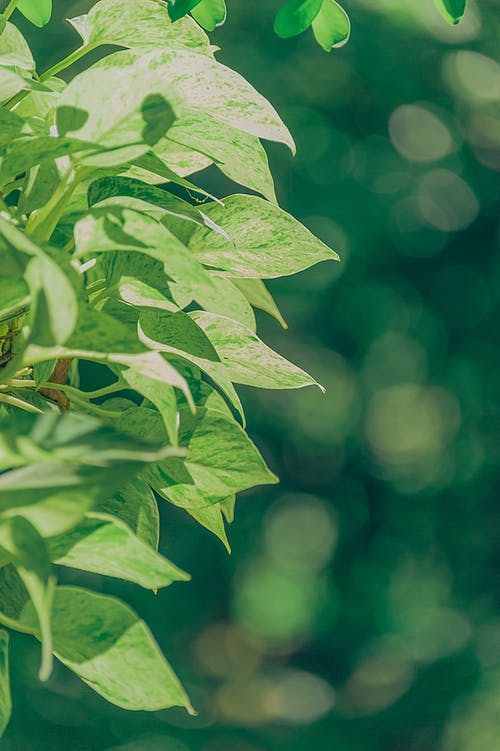
#> input picture 公众号代码1/滤镜/滤镜/test.jpeg, 500 x 751 px
$ python 1.py
#> lines starting #> are read from the running program, lines starting #| are printed output that depends on the picture
#参考来源：https://blog.csdn.net/matrix_space/article/details/72329722?depth
#_1-utm_source=distribute.pc_relevant.none-task&utm_source=distribute.pc_relevant.none-task
import numpy as np
from skimage import img_as_float
import matplotlib.pyplot as plt
from skimage import io
import numpy.matlib
import math

file_name2='test.jpeg'
img=io.imread(file_name2)
#> img is the input picture: shape (751, 500, 3); mean R, G, B 71.5, 121, 74.6

img = img_as_float(img)

row, col, channel = img.shape
#> row = 751; col = 500; channel = 3
img_out = img * 1.0
alpha = 70.0
beta = 30.0
degree = 20.0

center_x = (col-1)/2.0
#> center_x = 249.5
center_y = (row-1)/2.0
#> center_y = 375

xx = np.arange(col)
#> xx = 500 values from 0 to 499
yy = np.arange(row)
#> yy = 751 values from 0 to 750

x_mask = numpy.matlib.repmat (xx, row, 1)
y_mask = numpy.matlib.repmat (yy, col, 1)
y_mask = np.transpose(y_mask)

xx_dif = x_mask - center_x
yy_dif = center_y - y_mask

x = degree * np.sin(2 * math.pi * yy_dif / alpha) + xx_dif
y = degree * np.cos(2 * math.pi * xx_dif / beta) + yy_dif

x_new = x + center_x
y_new = center_y - y

int_x = np.floor (x_new)
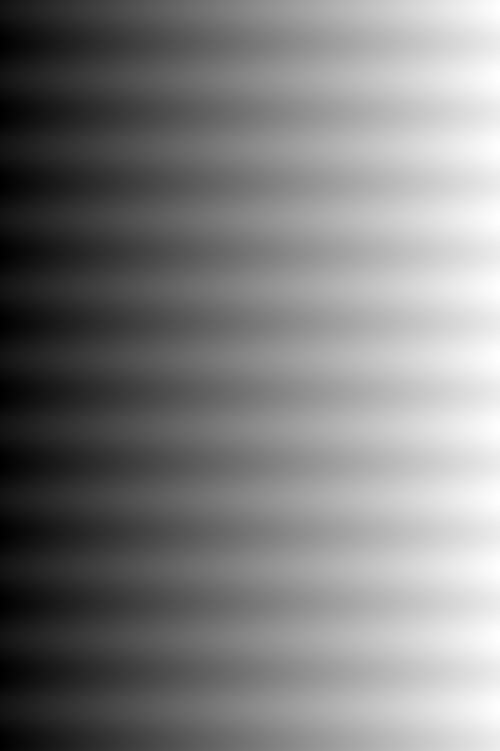
#> x_new: shape (751, 500) float64; min -19.98, max 519, mean 249.5; drawn with min black and max white
int_x = int_x.astype(int)
int_y = np.floor (y_new)
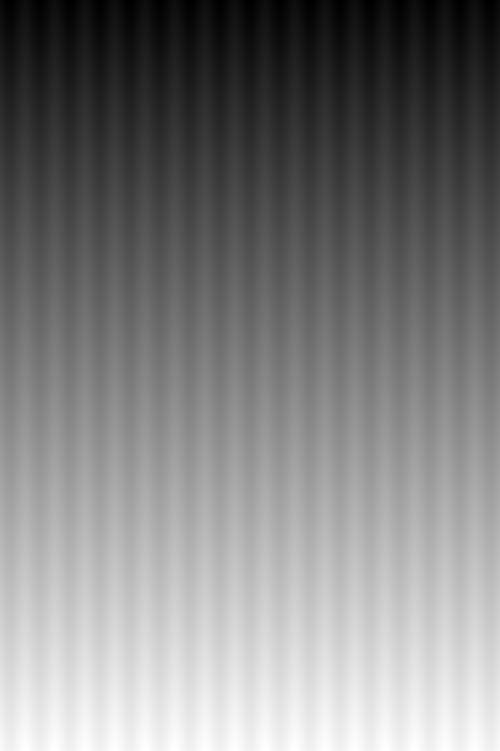
#> y_new: shape (751, 500) float64; min -19.89, max 769.9, mean 374.7; drawn with min black and max white
int_y = int_y.astype(int)

for ii in range(row):
    for jj in range (col):
        new_xx = int_x [ii, jj]
        new_yy = int_y [ii, jj]

        if x_new [ii, jj] < 0 or x_new [ii, jj] > col -1 :
            continue
        if y_new [ii, jj] < 0 or y_new [ii, jj] > row -1 :
            continue

        img_out[ii, jj, :] = img[new_yy, new_xx, :]
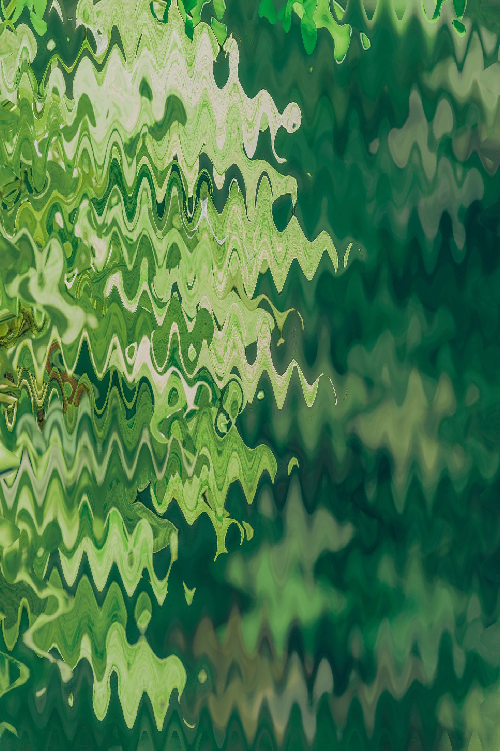
#> img_out: shape (751, 500, 3) float64; mean R, G, B 0.281, 0.475, 0.292


plt.figure (1)
plt.imshow (img)
plt.axis('off')

plt.figure (2)
plt.imshow (img_out)
plt.axis('off')

plt.show()
